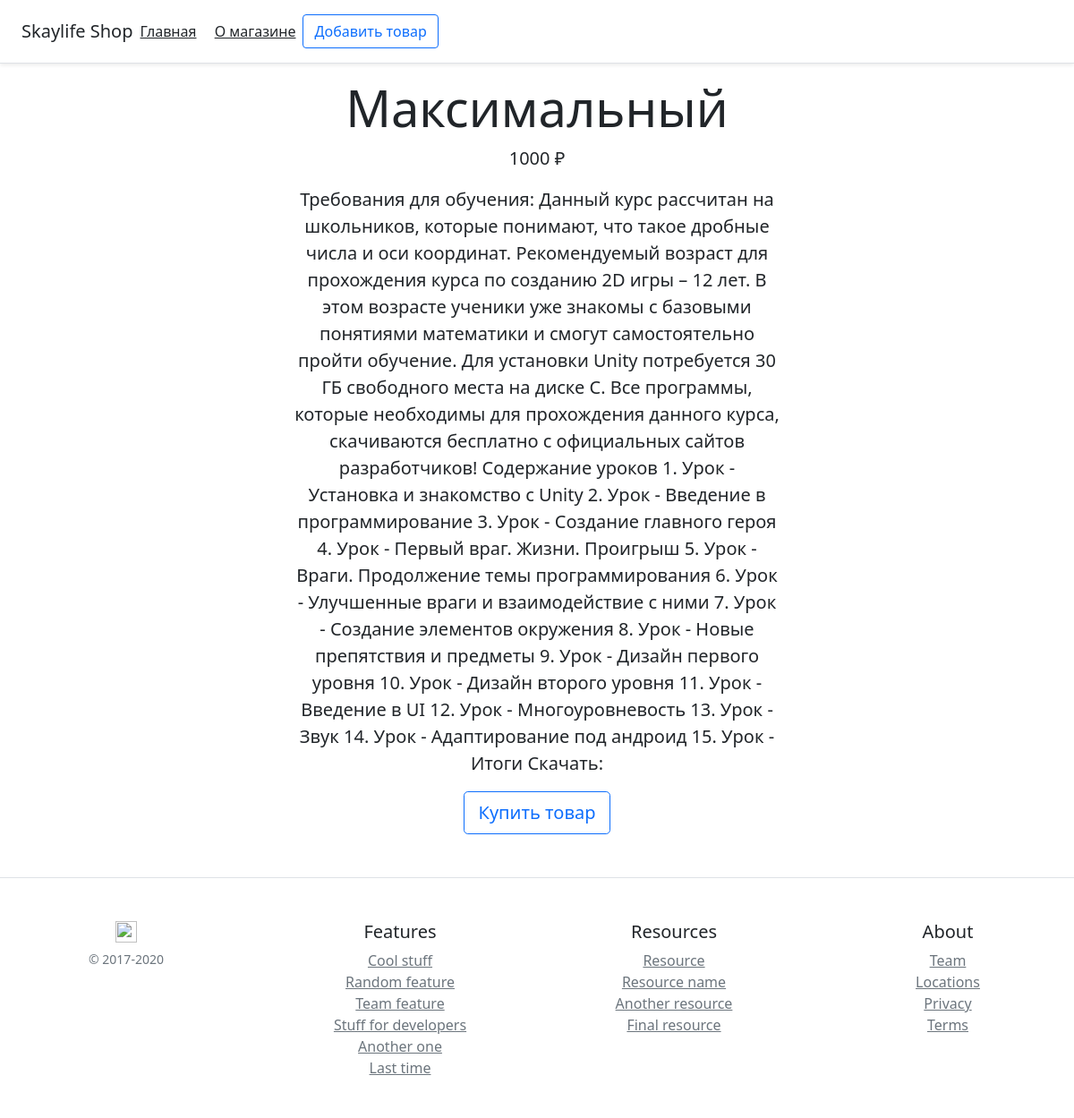
Screenshot of /post/3 with the database file from the repository.
### main.py (models this page shows, shortened)
class Item(db.Model):
    id = db.Column(db.Integer, primary_key=True)
    title = db.Column(db.String(100), nullable=False)
    price = db.Column(db.Integer, nullable=False)
    isActive = db.Column(db.Boolean, default=True)
    text = db.Column(db.Text, nullable=False)

### main.py (the view)
@app.route('/post/<int:post_id>')
def post(post_id):
    post = Item.query.filter_by(id=post_id).one()
    return render_template('post.html', post=post)

### templates/post.html (shortened to what this page needs)
{% extends 'base.html' %}
{% block body %}
<body class="text-center ">
  <div class="container-sm ">
    <h1 class="display-4">{{ post.title }}</h1>
    <p class="lead">{{ post.price }} ₽</p>
        <div class="row">
          <div class="col">
          </div>
          <div class="col-6">
            <p class="lead">{{ post.text }}</p>
            <a href="/buy/{{ post.id }}" class="btn btn-lg btn-block btn-outline-primary">Купить товар</a>
          </div>
          <div class="col">
          </div>
        </div>
  </div>
{% endblock %}

### rows the page displays
Item: title "Максимальный", price "1000", text "Требования для обучения: Данный курс рассчитан на школьников, которые понимают, что такое дробные числа и оси координат. Рекомендуемый возраст для прохождения курса по созданию 2D игры – 12 лет. В этом возрасте ученики уже знакомы с базовыми понятиями математики и смогут самостоятельно пройти обучение. Для установки Unity потребуется 30 ГБ свободного места на диске С. Все программы, которые необходимы для прохождения данного курса, скачиваются бесплатно с официальных сайтов разработчиков! Содержание уроков 1. Урок - Установка и знакомство с Unity 2. Урок - Введение в программирование 3. Урок - Создание главного героя 4. Урок - Первый враг. Жизни. Проигрыш 5. Урок - Враги. Продолжение темы…"
